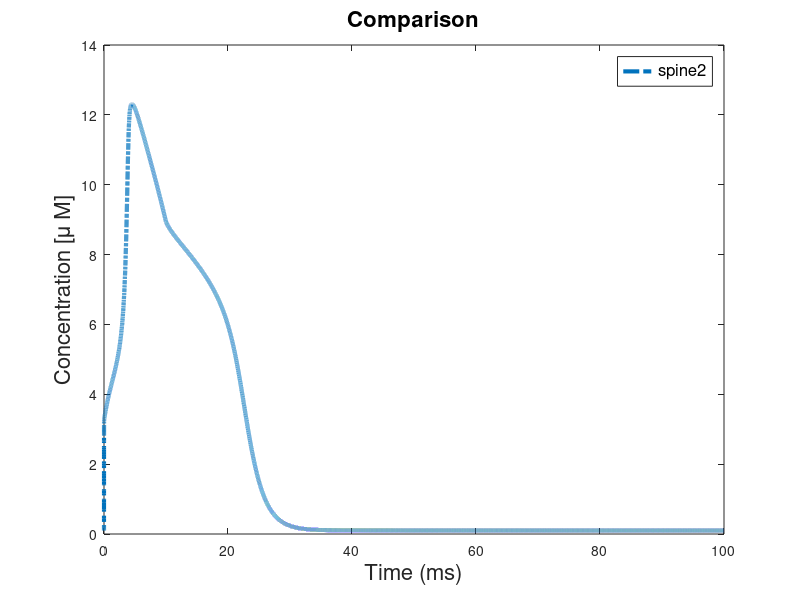

Write the MATLAB code that produced this figure.
% plot the experimental data of spine mentioned in the second paper of
% Breit's group

close all

files = dir('breitdata/*.xls');
aa = cell(1,length(files));
name = cell(1,length(files));

for i = 1:length(files)
    file = files(i);
    aa{i} = readmatrix(file.name);
    name{i} = file.name; 
end

figure()
for i=1:length(aa)
    hold on
    spinedata = aa{i};
    spinedata = sortrows(spinedata);
    xx = spinedata(:,1);
    yy = spinedata(:,2);

    plotyy = smooth(smooth(yy));

%     % iterate through diff interpolation degree
%     degreeset = 1:1:100;
%     errorset = [];
%     for jj=1:length(degreeset)
%         degg = degreeset(jj);
%         xx = xx(~isnan(xx));
%         yy = yy(~isnan(yy));
%         [pp,SS] = polyfit(xx,yy,degg);
%         [~,err] = polyval(pp,xx,SS);
%         errorset(end+1) = sqrt(sum(err.^2));
%     end
% 
%     [~,indd] = min(errorset);
%     optdeg = degreeset(indd);
%     optdeg
%     pp = polyfit(xx,yy,optdeg);
%     plotyy = polyval(pp,xx);

    plot(xx,plotyy,'LineWidth',2);
    xlim([0,20])
    ylim([0 20])
end

bestdata = load('bestdata.mat');
plot(bestdata.t,bestdata.cal_ss,'LineStyle','-.','LineWidth',3);

% sobierosado = load('sobie-rosado-result.mat');
% plot(sobierosado.t,sobierosado.ssv,'LineStyle','-.','LineWidth',3)

legend({'spine2','spine3','spine5','spine6','spine 7',...
    'simulation from Sobie 2022','sobie-rosado'}, 'FontSize',12)
xlabel('Time (ms)','FontSize',16)
ylabel('Concentration [\mu M]','FontSize',16)
title('Comparison','FontSize',16)









